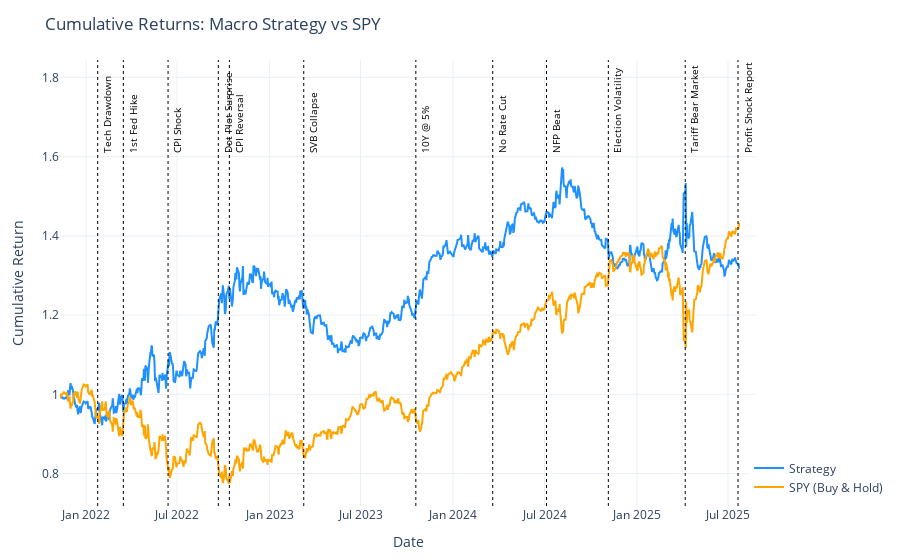
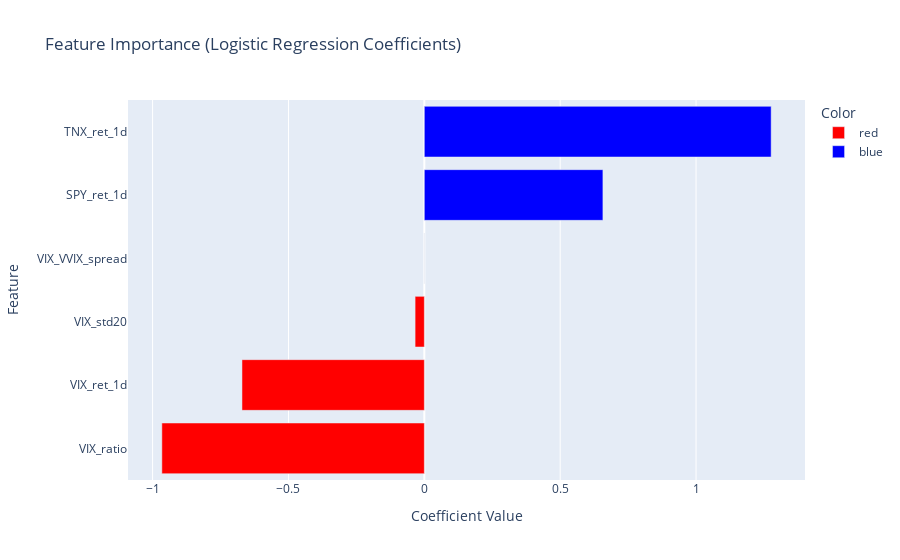

Here is the notebook cell these charts were saved with, in order:
### Markdown cell above
# Summarising Performance, Running Code

### Code cell
def strategy_performance_summary(df):
    cumulative_return = df['cumulative_strategy'].iloc[-1] - 1
    total_days = len(df.dropna())
    annual_factor = 252

    annualized_return = (df['cumulative_strategy'].iloc[-1]) ** (annual_factor / total_days) - 1
    strat_ret = df['strategy_ret'].dropna()
    sharpe_ratio = strat_ret.mean() / strat_ret.std() * np.sqrt(annual_factor)

    running_max = df['cumulative_strategy'].cummax()
    drawdown = (df['cumulative_strategy'] - running_max) / running_max
    max_drawdown = drawdown.min()

    spy_return = df['cumulative_spy'].iloc[-1] - 1
    spy_cagr = df['cumulative_spy'].iloc[-1] ** (annual_factor / total_days) - 1
    spy_ret = df['SPY'].pct_change()
    spy_sharpe = spy_ret.mean() / spy_ret.std() * np.sqrt(annual_factor)

    spy_running_max = df['cumulative_spy'].cummax()
    spy_drawdown = (df['cumulative_spy'] - spy_running_max) / spy_running_max
    spy_max_drawdown = spy_drawdown.min()

    print("=== Strategy Performance Summary ===")
    print(f"Total Return: {cumulative_return*100:.2f}%")
    print(f"Annualized Return (CAGR): {annualized_return*100:.2f}%")
    print(f"Sharpe Ratio (annualized): {sharpe_ratio:.2f}")
    print(f"Max Drawdown: {max_drawdown*100:.2f}%\n")
    print(f"SPY Total Return (Buy & Hold): {spy_return*100:.2f}%")
    print(f"SPY Annualized Return (CAGR): {spy_cagr*100:.2f}%")
    print(f"SPY Sharpe Ratio (annualized): {spy_sharpe:.2f}")
    print(f"SPY Max Drawdown: {spy_max_drawdown*100:.2f}%")

def plot_feature_importance_logreg(model, feature_names):
    coefs = model.coef_[0]
    df_imp = pd.DataFrame({
        "Feature": feature_names,
        "Coefficient": coefs
    }).sort_values(by="Coefficient")
    
    df_imp['Color'] = df_imp['Coefficient'].apply(lambda x: 'blue' if x > 0 else 'red')
    
    fig = px.bar(
        df_imp,
        x="Coefficient",
        y="Feature",
        orientation='h',
        title="Feature Importance (Logistic Regression Coefficients)",
        color='Color',
        color_discrete_map={'blue': 'blue', 'red': 'red'},
        labels={"Coefficient": "Coefficient Value", "Feature": "Feature"}
    )
    fig.update_layout(yaxis={'categoryorder': 'total ascending'})
    fig.show()

def main():
    df = get_data()
    df = get_features(df)

    X_train, X_test, y_train, y_test = get_features_train_test_split(df)
    feature_names = X_train.columns.tolist()
    model = train_model(X_train, y_train)
    y_pred, y_proba = evaluate_model(model, X_test, y_test)

    model_performance_summary(y_test, y_pred)
    best_threshold = find_best_threshold(df, X_test, y_proba)

    backtest_df = backtest_strategy(df, X_test, y_proba, best_threshold)
    plot_backtest_results(backtest_df)
    strategy_performance_summary(backtest_df)
    plot_feature_importance_logreg(model, feature_names)
main()

### Figure 1 — Plotly figure (JSON) as saved in the notebook; plotly's stock layout.template omitted (floating-point values rounded to 4 significant figures; data arrays with more than 128 entries replaced by an {"elided": "..."} marker saying what was removed)
{"data": [{"line": {"color": "dodgerblue", "width": 2}, "mode": "lines", "name": "Strategy", "type": "scatter", "x": {"elided": "928 str values"}, "y": {"elided": "928 float values"}}, {"line": {"color": "orange", "width": 2}, "mode": "lines", "name": "SPY (Buy & Hold)", "type": "scatter", "x": {"elided": "928 str values"}, "y": {"elided": "928 float values"}}], "layout": {"annotations": [{"font": {"color": "black", "size": 10}, "showarrow": false, "text": "Tech Drawdown", "textangle": -90, "x": "2022-01-24T00:00:00", "xanchor": "left", "y": 1.604, "yanchor": "bottom"}, {"font": {"color": "black", "size": 10}, "showarrow": false, "text": "1st Fed Hike", "textangle": -90, "x": "2022-03-16T00:00:00", "xanchor": "left", "y": 1.604, "yanchor": "bottom"}, {"font": {"color": "black", "size": 10}, "showarrow": false, "text": "CPI Shock", "textangle": -90, "x": "2022-06-13T00:00:00", "xanchor": "left", "y": 1.604, "yanchor": "bottom"}, {"font": {"color": "black", "size": 10}, "showarrow": false, "text": "Dot Plot Surprise", "textangle": -90, "x": "2022-09-21T00:00:00", "xanchor": "left", "y": 1.604, "yanchor": "bottom"}, {"font": {"color": "black", "size": 10}, "showarrow": false, "text": "CPI Reversal", "textangle": -90, "x": "2022-10-13T00:00:00", "xanchor": "left", "y": 1.604, "yanchor": "bottom"}, {"font": {"color": "black", "size": 10}, "showarrow": false, "text": "SVB Collapse", "textangle": -90, "x": "2023-03-10T00:00:00", "xanchor": "left", "y": 1.604, "yanchor": "bottom"}, {"font": {"color": "black", "size": 10}, "showarrow": false, "text": "10Y @ 5%", "textangle": -90, "x": "2023-10-19T00:00:00", "xanchor": "left", "y": 1.604, "yanchor": "bottom"}, {"font": {"color": "black", "size": 10}, "showarrow": false, "text": "No Rate Cut", "textangle": -90, "x": "2024-03-20T00:00:00", "xanchor": "left", "y": 1.604, "yanchor": "bottom"}, {"font": {"color": "black", "size": 10}, "showarrow": false, "text": "NFP Beat", "textangle": -90, "x": "2024-07-05T00:00:00", "xanchor": "left", "y": 1.604, "yanchor": "bottom"}, {"font": {"color": "black", "size": 10}, "showarrow": false, "text": "Election Volatility", "textangle": -90, "x": "2024-11-05T00:00:00", "xanchor": "left", "y": 1.604, "yanchor": "bottom"}, {"font": {"color": "black", "size": 10}, "showarrow": false, "text": "Tariff Bear Market", "textangle": -90, "x": "2025-04-07T00:00:00", "xanchor": "left", "y": 1.604, "yanchor": "bottom"}, {"font": {"color": "black", "size": 10}, "showarrow": false, "text": "Profit Shock Report", "textangle": -90, "x": "2025-07-21T00:00:00", "xanchor": "left", "y": 1.604, "yanchor": "bottom"}], "hovermode": "x unified", "legend": {"x": 0.99, "y": 0.01}, "margin": {"b": 40, "l": 60, "r": 40, "t": 60}, "shapes": [{"line": {"color": "black", "dash": "dot", "width": 1}, "type": "line", "x0": "2022-01-24T00:00:00", "x1": "2022-01-24T00:00:00", "xref": "x", "y0": 0, "y1": 1, "yref": "y domain"}, {"line": {"color": "black", "dash": "dot", "width": 1}, "type": "line", "x0": "2022-03-16T00:00:00", "x1": "2022-03-16T00:00:00", "xref": "x", "y0": 0, "y1": 1, "yref": "y domain"}, {"line": {"color": "black", "dash": "dot", "width": 1}, "type": "line", "x0": "2022-06-13T00:00:00", "x1": "2022-06-13T00:00:00", "xref": "x", "y0": 0, "y1": 1, "yref": "y domain"}, {"line": {"color": "black", "dash": "dot", "width": 1}, "type": "line", "x0": "2022-09-21T00:00:00", "x1": "2022-09-21T00:00:00", "xref": "x", "y0": 0, "y1": 1, "yref": "y domain"}, {"line": {"color": "black", "dash": "dot", "width": 1}, "type": "line", "x0": "2022-10-13T00:00:00", "x1": "2022-10-13T00:00:00", "xref": "x", "y0": 0, "y1": 1, "yref": "y domain"}, {"line": {"color": "black", "dash": "dot", "width": 1}, "type": "line", "x0": "2023-03-10T00:00:00", "x1": "2023-03-10T00:00:00", "xref": "x", "y0": 0, "y1": 1, "yref": "y domain"}, {"line": {"color": "black", "dash": "dot", "width": 1}, "type": "line", "x0": "2023-10-19T00:00:00", "x1": "2023-10-19T00:00:00", "xref": "x", "y0": 0, "y1": 1, "yref": "y domain"}, {"line": {"color": "black", "dash": "dot", "width": 1}, "type": "line", "x0": "2024-03-20T00:00:00", "x1": "2024-03-20T00:00:00", "xref": "x", "y0": 0, "y1": 1, "yref": "y domain"}, {"line": {"color": "black", "dash": "dot", "width": 1}, "type": "line", "x0": "2024-07-05T00:00:00", "x1": "2024-07-05T00:00:00", "xref": "x", "y0": 0, "y1": 1, "yref": "y domain"}, {"line": {"color": "black", "dash": "dot", "width": 1}, "type": "line", "x0": "2024-11-05T00:00:00", "x1": "2024-11-05T00:00:00", "xref": "x", "y0": 0, "y1": 1, "yref": "y domain"}, {"line": {"color": "black", "dash": "dot", "width": 1}, "type": "line", "x0": "2025-04-07T00:00:00", "x1": "2025-04-07T00:00:00", "xref": "x", "y0": 0, "y1": 1, "yref": "y domain"}, {"line": {"color": "black", "dash": "dot", "width": 1}, "type": "line", "x0": "2025-07-21T00:00:00", "x1": "2025-07-21T00:00:00", "xref": "x", "y0": 0, "y1": 1, "yref": "y domain"}], "title": {"text": "Cumulative Returns: Macro Strategy vs SPY"}, "xaxis": {"title": {"text": "Date"}}, "yaxis": {"title": {"text": "Cumulative Return"}}}}

### Figure 2 — Plotly figure (JSON) as saved in the notebook; plotly's stock layout.template omitted (floating-point values rounded to 4 significant figures)
{"data": [{"alignmentgroup": "True", "hovertemplate": "Color=red<br>Coefficient Value=%{x}<br>Feature=%{y}<extra></extra>", "legendgroup": "red", "marker": {"color": "red", "pattern": {"shape": ""}}, "name": "red", "offsetgroup": "red", "orientation": "h", "showlegend": true, "textposition": "auto", "type": "bar", "x": [-0.966, -0.6711, -0.03397, -0.0001468], "xaxis": "x", "y": ["VIX_ratio", "VIX_ret_1d", "VIX_std20", "VIX_VVIX_spread"], "yaxis": "y"}, {"alignmentgroup": "True", "hovertemplate": "Color=blue<br>Coefficient Value=%{x}<br>Feature=%{y}<extra></extra>", "legendgroup": "blue", "marker": {"color": "blue", "pattern": {"shape": ""}}, "name": "blue", "offsetgroup": "blue", "orientation": "h", "showlegend": true, "textposition": "auto", "type": "bar", "x": [0.6572, 1.276], "xaxis": "x", "y": ["SPY_ret_1d", "TNX_ret_1d"], "yaxis": "y"}], "layout": {"barmode": "relative", "legend": {"title": {"text": "Color"}, "tracegroupgap": 0}, "title": {"text": "Feature Importance (Logistic Regression Coefficients)"}, "xaxis": {"anchor": "y", "domain": [0, 1], "title": {"text": "Coefficient Value"}}, "yaxis": {"anchor": "x", "categoryorder": "total ascending", "domain": [0, 1], "title": {"text": "Feature"}}}}
